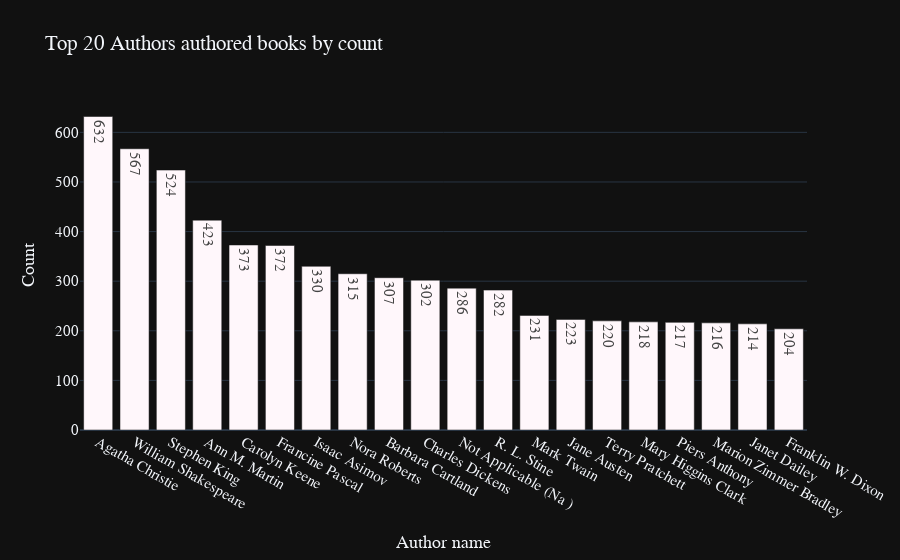

The cell this chart's notebook holds for it:
### Code cell
plot_top20(books, 'Book-Author', "Top 20 Authors authored books by count", "Author name", "Count")

### Figure 1 — Plotly figure (JSON) as saved in the notebook; plotly's stock layout.template omitted (floating-point values rounded to 4 significant figures)
{"data": [{"alignmentgroup": "True", "hovertemplate": "x=%{x}<br>y=%{y}<br>text=%{text}<extra></extra>", "legendgroup": "", "marker": {"color": "rgb(255,247,251)", "pattern": {"shape": ""}}, "name": "", "offsetgroup": "", "orientation": "v", "showlegend": false, "text": [632, 567, 524, 423, 373, 372, 330, 315, 307, 302, 286, 282, 231, 223, 220, 218, 217, 216, 214, 204], "textposition": "auto", "type": "bar", "x": ["Agatha Christie", "William Shakespeare", "Stephen King", "Ann M. Martin", "Carolyn Keene", "Francine Pascal", "Isaac Asimov", "Nora Roberts", "Barbara Cartland", "Charles Dickens", "Not Applicable (Na )", "R. L. Stine", "Mark Twain", "Jane Austen", "Terry Pratchett", "Mary Higgins Clark", "Piers Anthony", "Marion Zimmer Bradley", "Janet Dailey", "Franklin W. Dixon"], "xaxis": "x", "y": [632, 567, 524, 423, 373, 372, 330, 315, 307, 302, 286, 282, 231, 223, 220, 218, 217, 216, 214, 204], "yaxis": "y"}], "layout": {"barmode": "relative", "font": {"family": "Franklin Gothic", "size": 15}, "legend": {"tracegroupgap": 0}, "title": {"text": "Top 20 Authors authored books by count"}, "xaxis": {"anchor": "y", "domain": [0, 1], "title": {"text": "Author name"}}, "yaxis": {"anchor": "x", "domain": [0, 1], "title": {"text": "Count"}}}}
